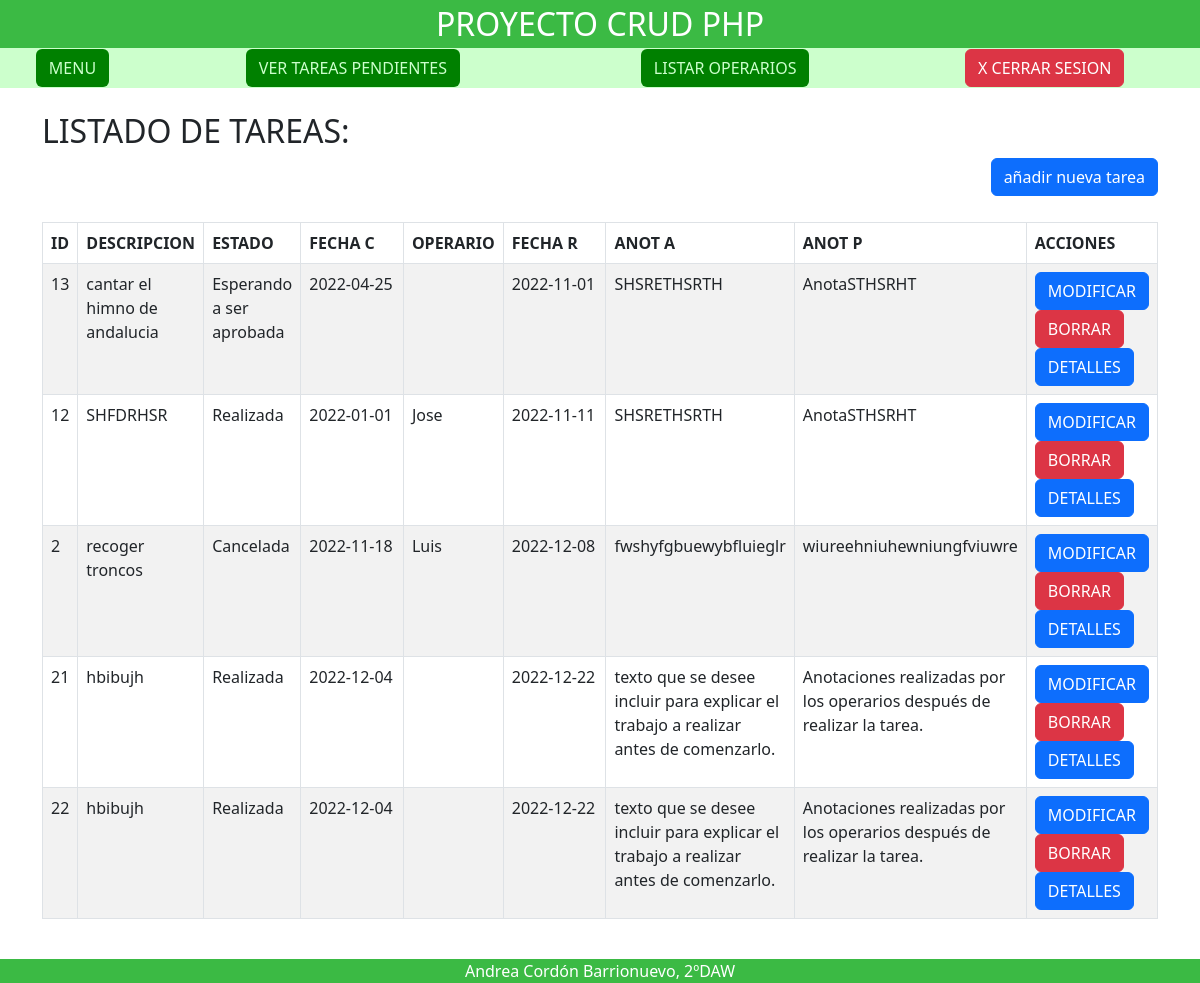
Screenshot of /vista/listarTareas.php with the database file from the repository.
### tables this page shows
CREATE TABLE `tarea` (
  `id` int(11) NOT NULL,
  `nif` varchar(9) NOT NULL,
  `nombre` varchar(150) NOT NULL,
  `apellidos` varchar(150) NOT NULL,
  `tlf` int(10) NOT NULL,
  `descripcion` varchar(300) NOT NULL,
  `correo` varchar(150) NOT NULL,
  `direccion` varchar(150) NOT NULL,
  `poblacion` varchar(15) NOT NULL,
  `cp` int(5) NOT NULL,
  `provincia` varchar(15) NOT NULL,
  `estadoTarea` varchar(30) NOT NULL,
  `fechaC` date DEFAULT NULL,
  `operario` varchar(15) NOT NULL,
  `fechaR` date DEFAULT NULL,
  `anotA` varchar(150) NOT NULL,
  `anotP` varchar(150) NOT NULL,
  `foto` longblob DEFAULT NULL,
  `fichero` longblob DEFAULT NULL
);

### modelo/database.php (called while the page is built, shortened)
<?php
class Database {
    private static $dns = "mysql:host=localhost;dbname=proyecto1ev";
    private static $user = "root";
    private static $pass = "";
    private static $instance;
    public function __construct ()  {
       $this->db = new PDO(self::$dns,self::$user,self::$pass);
    }
    public static function getInstance(){
        if(!isset(self::$instance))
        {
            self::$instance=new $object;
        }
        return self::$instance;
    }
}
?>

### controlador/listar.php (called while the page is built)
<?php
  require_once("../modelo/modTarea.php");
  $tarea=new Tarea();
  $tarea->listar();

### modelo/modTarea.php (the view, shortened to what this page needs)
<?php
include(__DIR__ . '/database.php');
class Tarea  {
        public function listar(){
            $cc = Database::getInstance();
            $sql = "SELECT * FROM tarea ORDER BY fechaR";
            $query = $cc->db->prepare($sql);
            $query->execute();
            $results = $query->fetchAll(PDO::FETCH_OBJ);
            if ($query->rowCount() > 0) {
                foreach ($results as $registro) {
        echo "<tr>
        <td>" . $registro->id . "</td>
        <td>" . $registro->descripcion . "</td>
        <td>" . $registro->estadoTarea . "</td>
        <td>" . $registro->fechaC . "</td>
        <td>" . $registro->operario . "</td>
        <td>" . $registro->fechaR . "</td>
        <td>" . $registro->anotA . "</td>
        <td>" . $registro->anotP . "</td>
        <td>
        <a href='../controlador/modificarTarea.php?id=" . $registro->id . "'>
        <button class='btn btn-primary' type='button'>MODIFICAR</button></a>
        <a href='../controlador/borrarTarea.php?id=" . $registro->id . "'>
        <button class='btn btn-danger text-left' type='button'>BORRAR</button></a>
        <a href='detalles.php?id=" . $registro->id . "'>
        <button class='btn btn-primary' type='button'>DETALLES</button></a></td>
           </tr>";
          }
            }
        }
}

### vista/listarTareas.php (shortened to what this page needs)
<!DOCTYPE html>
<html>
    <head>
        <link href="https://cdn.jsdelivr.net/npm/bootstrap@5.2.2/dist/css/bootstrap.min.css" rel="stylesheet">
      </head>
    <body>
    <?php
include('layout/encabezado.php');
include('layout/menuA.php');
?>
<br>
 <div class="container">
        <div class="centrar">
<h2>LISTADO DE TAREAS:</h2>
<a style="float:right ;" href="../controlador/insertarTarea.php"><input class='btn btn-primary' type="button" name="insertar" value="añadir nueva tarea"></a>
<br><br><p>
    <div class="col-12 col-md-12">
      <table class="table table-bordered table-striped">
<thead class="thead-dark">
<th class='table-header' width='3%'>ID</th>
 	<th class='table-header' width='10%'>DESCRIPCION</th>
 	<th class='table-header' width='5%'>ESTADO</th>
 	<th class='table-header' width='10%'>FECHA C</th>
  <th class='table-header' width='5%'>OPERARIO</th>
 	<th class='table-header' width='10%'>FECHA R</th>
 	<th class='table-header' width='8%'>ANOT A</th>
 	<th class='table-header' width='8%'>ANOT P</th>
  <th class='table-header' width='10%'>ACCIONES</th>
</thead>
<tbody>
      <?php
      include('../controlador/listar.php');
?>
</table>
</div>
</div>
</div>
<?php include('layout/pie.php'); ?>
</body>
</html>

### vista/layout/encabezado.php
<header>
    <div style="color:white; background: rgb(59, 186, 68) ; text-align: center; font-size: 2em">
        PROYECTO CRUD PHP
    </div>
</header>

### vista/layout/menuA.php
<table class="menu" style="
    width: 100%;
    text-align:center;
    background: #ccffcc;
    align-items: center;
    font-size:20px;
    ">
<tr>
    <td><a href='../vista/listarTareas.php'><button class="btn text-left" style="color: #ccffcc; background:green;"> MENU</button></a></td>
    <td><a href='tareasPendientesAdmin.php'><button class="btn text-left" style="color: #ccffcc; background:green;"> VER TAREAS PENDIENTES</button></a></td>
    <td><a href='../vista/listarUsuarios.php'><button class="btn text-left" style="color: #ccffcc; background:green;"> LISTAR OPERARIOS</button></a></td>
    <td><a href="../modelo/cerrar_sesion.php"><button class="btn btn-danger text-left"><span class="glyphicon glyphicon-remove" aria-hidden="true"></span>X CERRAR SESION</button></a></td>
  </tr>
</table>

### vista/layout/pie.php
<table class="menu"><br>
<footer style="color:white;background: rgb(59, 186, 68) ; clear:both; text-align:center">
   Andrea Cordón Barrionuevo, 2ºDAW
</footer>
</table>

### rows the page displays
tarea: id "13", descripcion "cantar el himno de andalucia", estadoTarea "Esperando a ser aprobada", fechaC "2022-04-25", fechaR "2022-11-01", anotA "SHSRETHSRTH", anotP "AnotaSTHSRHT"
tarea: id "12", descripcion "SHFDRHSR", estadoTarea "Realizada", fechaC "2022-01-01", operario "Jose", fechaR "2022-11-11", anotA "SHSRETHSRTH", anotP "AnotaSTHSRHT"
tarea: id "2", descripcion "recoger troncos", estadoTarea "Cancelada", fechaC "2022-11-18", operario "Luis", fechaR "2022-12-08", anotA "fwshyfgbuewybfluieglr", anotP "wiureehniuhewniungfviuwre"
tarea: id "21", descripcion "hbibujh", estadoTarea "Realizada", fechaC "2022-12-04", fechaR "2022-12-22", anotA "texto que se desee incluir para explicar el trabajo a realizar antes de comenzarlo.", anotP "Anotaciones realizadas por los operarios después de realizar la tarea."
tarea: id "22", descripcion "hbibujh", estadoTarea "Realizada", fechaC "2022-12-04", fechaR "2022-12-22", anotA "texto que se desee incluir para explicar el trabajo a realizar antes de comenzarlo.", anotP "Anotaciones realizadas por los operarios después de realizar la tarea."
